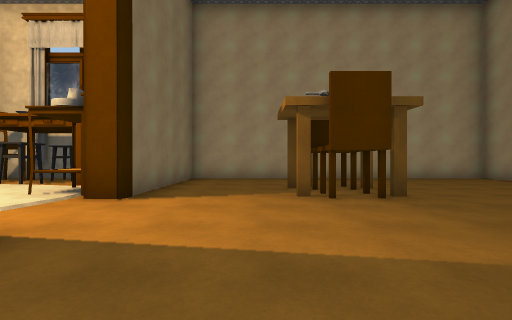
View 1 (above)

19 first-person views from a walk through a 3-D level made in the Unity game engine. The camera is 1.2 m above the floor, looks level and sees 90° across. The floor is counted in squares, 2 m on a side. Each view is taken from the middle of a square. On the plan, view 1 faces up. The plan holds only what a view shows up to about 9 squares ahead; the rest is blank. The player character is not drawn. Some surface patterns are stand-ins.

View 2
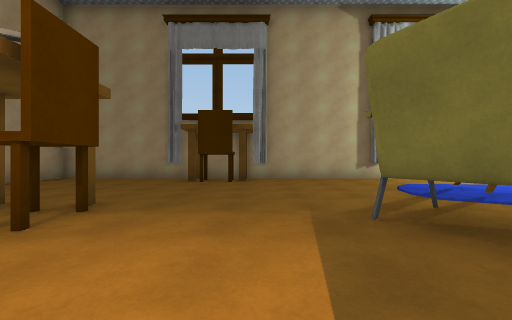

View 3
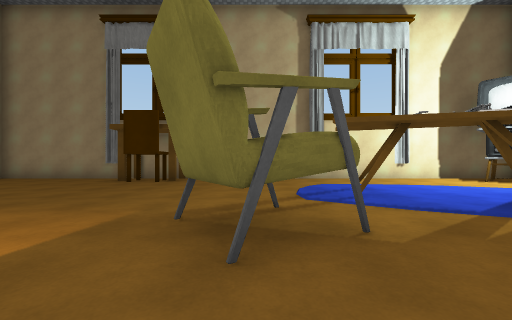

View 4
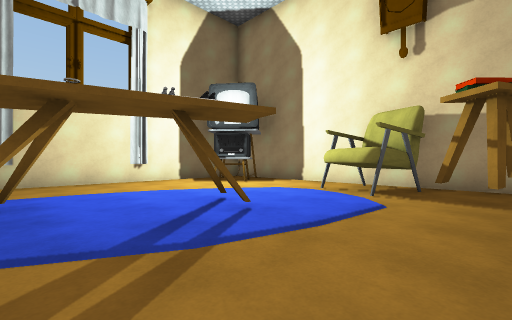

View 5
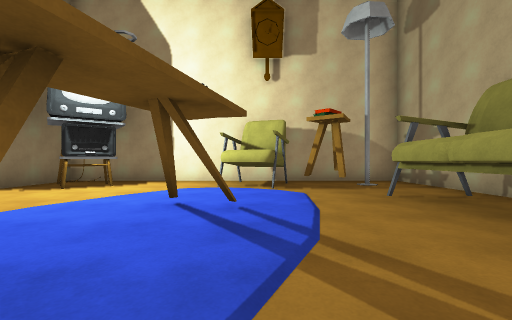

View 6
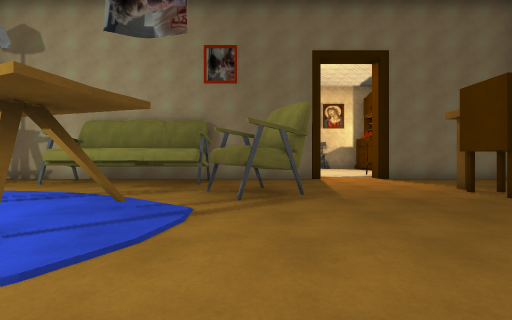

View 7
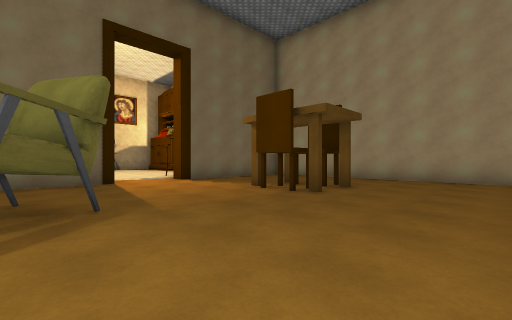

View 8
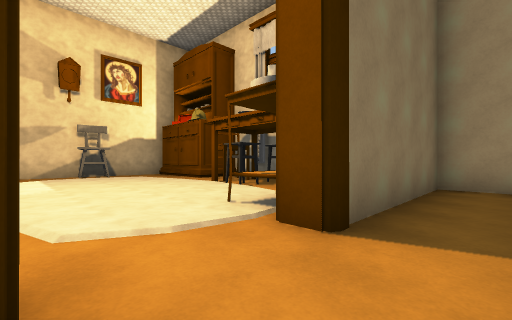

View 9
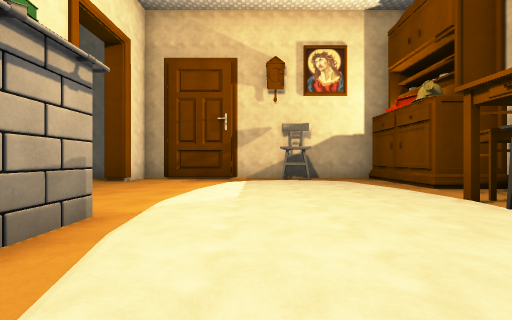

View 10
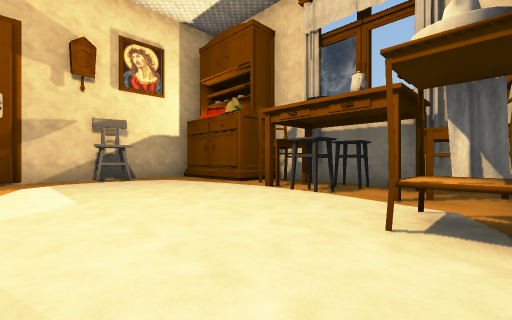

View 11
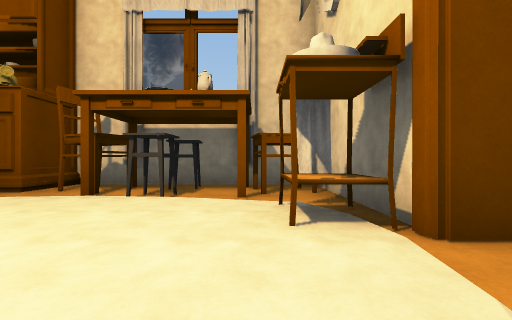

View 12
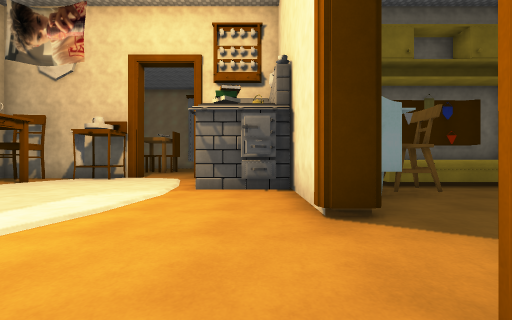

View 13
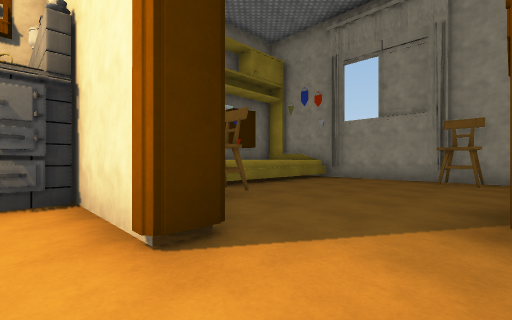

View 14
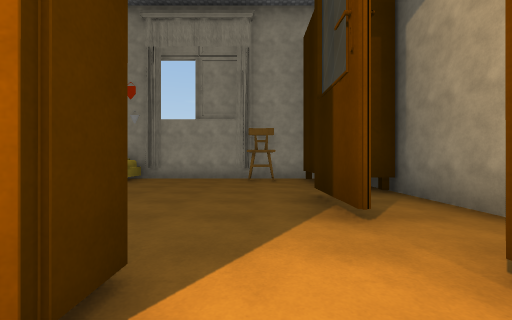

View 15
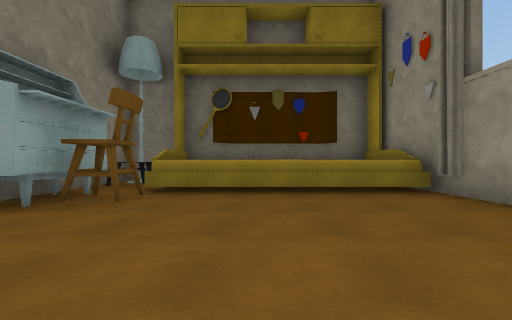

View 16
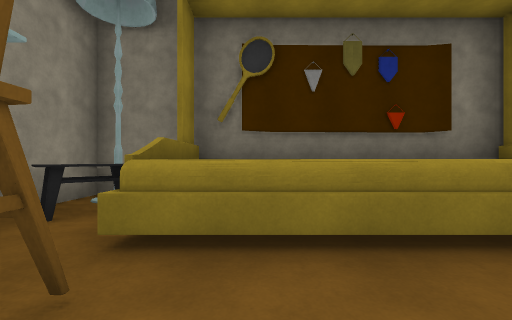

View 17
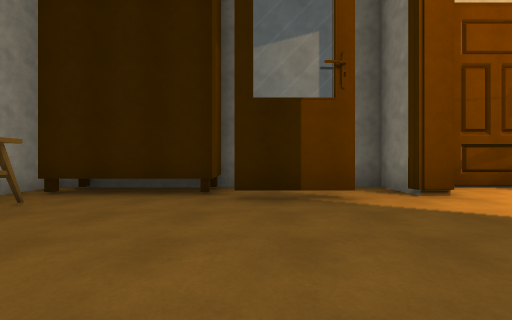

View 18
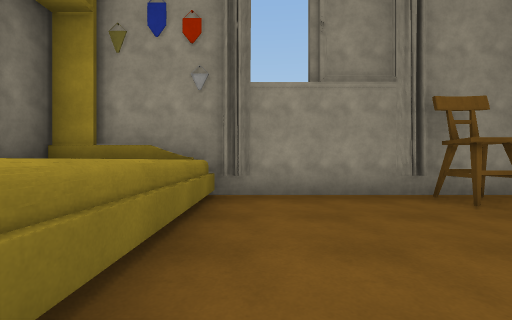

View 19
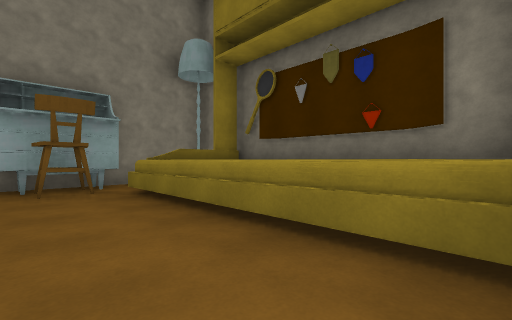

### Floor plan
Points are (right, up) in squares from view 1. A wall is a line through its corners. A room is listed if a view was taken in it or the views show most of it. See-through windows are left out.
Room 1 (views 1, 2, 3, 4, 5, 6, 7, 8)
walls: (3.6, -2.4) (3, -2.2) (3.1, -1.5); (3.8, -2.4) (4, -1.9); (-0.4, -1.4) (-0.4, -5.4); (2.6, -4.1) (2.6, -3.6); (2.9, -4.3) (3.1, -3.7); (2.8, -4.3) (3.1, -3.7); (6.7, 2.6) (6, 2.6) (6, 3.6); (-1.4, -1.2) (-1.4, -4.6); (2.1, 4.5) (2.1, 3.9) (1.1, 3.9) (1.1, 4.7); (-1.5, -1.4) (-0.2, -1.4) (-0.2, -4.5); (-2.1, 2.1) (-2.1, -8.4) (7.3, -8.4) (7.3, 8.3) (-2.1, 8.3) (-2.1, 3.9) (-2.6, 3.9); (2.1, 5.9) (2.1, 5.2); (7.1, -4.9) (7.3, -4.5)
ways out: opening at (-2, 3) to room 2; gap at (-1, -7); gap at (6, -8)
objects: armchair (1, -1) to (2, 0); armchair (2, -8) to (2, -7); other object (6, -7)
Room 2 (views 9, 10, 11, 12, 13, 14)
walls: (-10.5, 4.5) (-10.7, 3.8); (-10.6, 4.7) (-10.7, 3.8); (-7.6, 8.3) (-8.4, 8.3) (-8.4, 6.7) (-11.4, 6.7); (-2.6, 3.9) (-2.6, 8.3) (-4.2, 8.3); (-5.9, -0.7) (-5.9, 1.2) (-4.7, 1.2); (-5.8, -0.7) (-6.1, 0.2); (-8.4, -0.7) (-5.4, -0.7); (-4.4, 8.3) (-6.2, 8.3); (-11.6, 7) (-11.6, -0.7) (-10.2, -0.7)
ways out: opening at (-2, 3) to room 1; opening at (-9.5, -1) to room 3
objects: chair (-7, 7); table (-7, 8); other object (-6, 6); other object (-6, 8); chair (-4, 7) to (-3, 7); sink (-3, 5)
Room 3 (views 15, 16, 17, 18, 19)
walls: (-6.6, -3.2) (-6.5, -2.4); (-6.7, -3.1) (-5.9, -3.1) (-6.5, -3.2) (-6.6, -2.4); (-5.9, -3.2) (-6.6, -3.1); (-5.9, -3) (-6.6, -3); (-5.8, -2.6) (-6.7, -2.6); (-8.9, -7.3) (-8.9, -8); (-4.5, -3) (-5, -3); (-9.4, -7.2) (-9.4, -8) (-8.8, -8.1); (-5.3, -2.2) (-7.1, -2.2); (-9.5, -7.3) (-8.9, -7.3) (-8.8, -8); (-9.5, -7.3) (-8.8, -7.4); (-9.6, -7.3) (-8.8, -7.3); (-5.3, -8.2) (-5.3, -2.9); (-5, -8.1) (-2.6, -8.1) (-2.6, -1.2) (-7, -1.2); (-8.8, -8.4) (-8.3, -8.3); (-8.8, -8.4) (-8.3, -8.3); (-8.4, -1.4) (-8.4, -0.7); (-10, -2.4) (-10, -4.4); (-11.1, -8.4) (-4, -8.4); (-10.2, -0.7) (-10.2, -1.2) (-11.6, -1.2) (-11.6, -4.8) (-10.5, -4.8) (-10.5, -7.9)
low walls: (-11.6, -5.1) (-11.6, -7.8); (-11.6, -7.9) (-11.6, -8.4)
ways out: opening at (-9.5, -1) to room 2
objects: other object (-4, -3) to (-4, -2); lamp (-3, -2)

Positions as (right, up) in squares from view 1, and headings:
1: (0, 0), facing up
2: (-1, 2), facing right
3: (-1, 0), facing right
4: (0, -2), facing down-right
5: (2, -1), facing down
6: (6, 0), facing left
7: (5, 0), facing up-left
8: (-1, 2), facing up-left
9: (-3, 3), facing left
10: (-3, 2), facing up-left
11: (-4, 2), facing up
12: (-11, 0), facing right
13: (-10, 0), facing down-right
14: (-9, 0), facing down
15: (-10, -5), facing right
16: (-7, -4), facing right
17: (-6, -4), facing left
18: (-6, -4), facing down
19: (-7, -8), facing up-right
